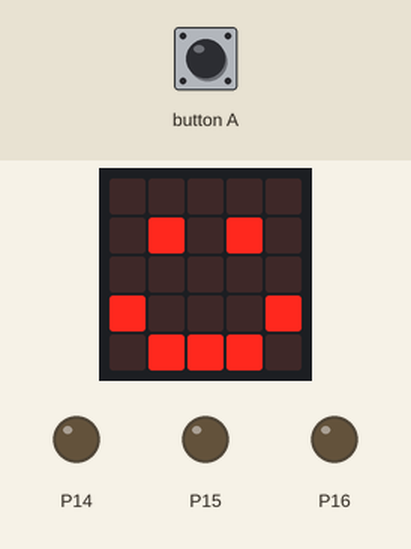
Simulated run of this program. Board: BBC micro:bit (MakeCode). On the bench: the board's 5×5 LED display, output pins drawn as LEDs (lit = HIGH). The inputs (shaded band) are chosen by the test bench. The 48×5 strip is a reading aid, not a part: it shows the text the display is scrolling, unrolled, one strip-width of it at a time.

Above: at 1.8 s.
1.9 s: button A pressed for 0.15 s
At 5.9 s:
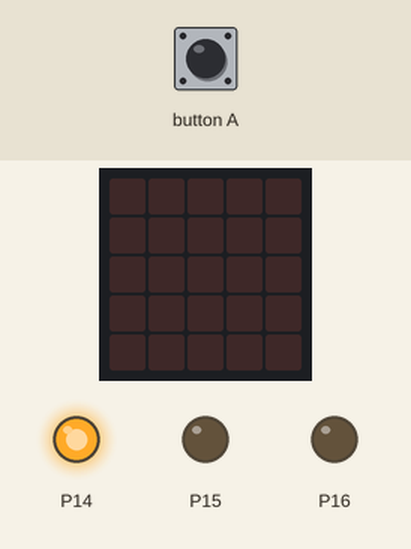
At 12.8 s:
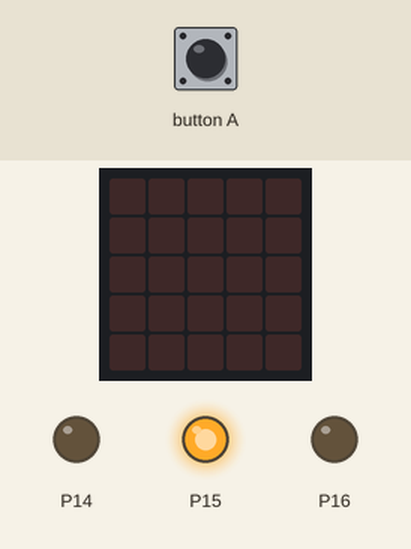
Timing chart, 0 to 20.0 s (numbered marks = the images above; inputs shaded):
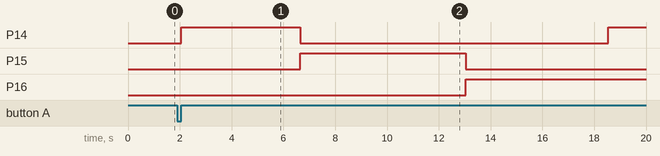

The program:

main.ts
```typescript
// (licence header left out)
// initialize display
basic.clearScreen()
basic.showIcon(IconNames.Happy)

// initialize pins to OFF
pins.digitalWritePin(DigitalPin.P14, 0) // Red
pins.digitalWritePin(DigitalPin.P15, 0) // Green
pins.digitalWritePin(DigitalPin.P16, 0) // Blue

input.onButtonPressed(Button.A, function() {
    // Red
    pins.digitalWritePin(DigitalPin.P14, 1)
    basic.showString("Red")
    basic.pause(1000)
    pins.digitalWritePin(DigitalPin.P14, 0)

    // Green
    pins.digitalWritePin(DigitalPin.P15, 1)
    basic.showString("Green")
    basic.pause(1000)
    pins.digitalWritePin(DigitalPin.P15, 0)

    // Blue
    pins.digitalWritePin(DigitalPin.P16, 1)
    basic.showString("Blue")
    basic.pause(1000)
    pins.digitalWritePin(DigitalPin.P16, 0)

    // Magenta (Red + Blue)
    pins.digitalWritePin(DigitalPin.P14, 1)
    pins.digitalWritePin(DigitalPin.P16, 1)
    basic.showString("Magenta")
    basic.pause(1000)
    pins.digitalWritePin(DigitalPin.P14, 0)
    pins.digitalWritePin(DigitalPin.P16, 0)

    // Cyan (Green + Blue)
    pins.digitalWritePin(DigitalPin.P15, 1)
    pins.digitalWritePin(DigitalPin.P16, 1)
    basic.showString("Cyan")
    basic.pause(1000)
    pins.digitalWritePin(DigitalPin.P15, 0)
    pins.digitalWritePin(DigitalPin.P16, 0)

    // Yellow (Red + Green)
    pins.digitalWritePin(DigitalPin.P14, 1)
    pins.digitalWritePin(DigitalPin.P15, 1)
    basic.showString("Yellow")
    basic.pause(1000)
    pins.digitalWritePin(DigitalPin.P14, 0)
    pins.digitalWritePin(DigitalPin.P15, 0)

    // White (Red + Green + Blue)
    pins.digitalWritePin(DigitalPin.P14, 1)
    pins.digitalWritePin(DigitalPin.P15, 1)
    pins.digitalWritePin(DigitalPin.P16, 1)
    basic.showString("White")
    basic.pause(1000)
    pins.digitalWritePin(DigitalPin.P14, 0)
    pins.digitalWritePin(DigitalPin.P15, 0)
    pins.digitalWritePin(DigitalPin.P16, 0)

    // display happy face
    basic.showIcon(IconNames.Happy)
})
```

Measured:
- after the input at 1.9 s, P14: LOW → HIGH after 0.15 s, → LOW 4.6 s later, → HIGH 11.9 s later; P15: LOW → HIGH after 4.8 s, → LOW 6.4 s later; P16: LOW → HIGH after 11.2 s
- what the display in image 1 shows lasts 1.0 s, from 5.7 s to 6.7 s
